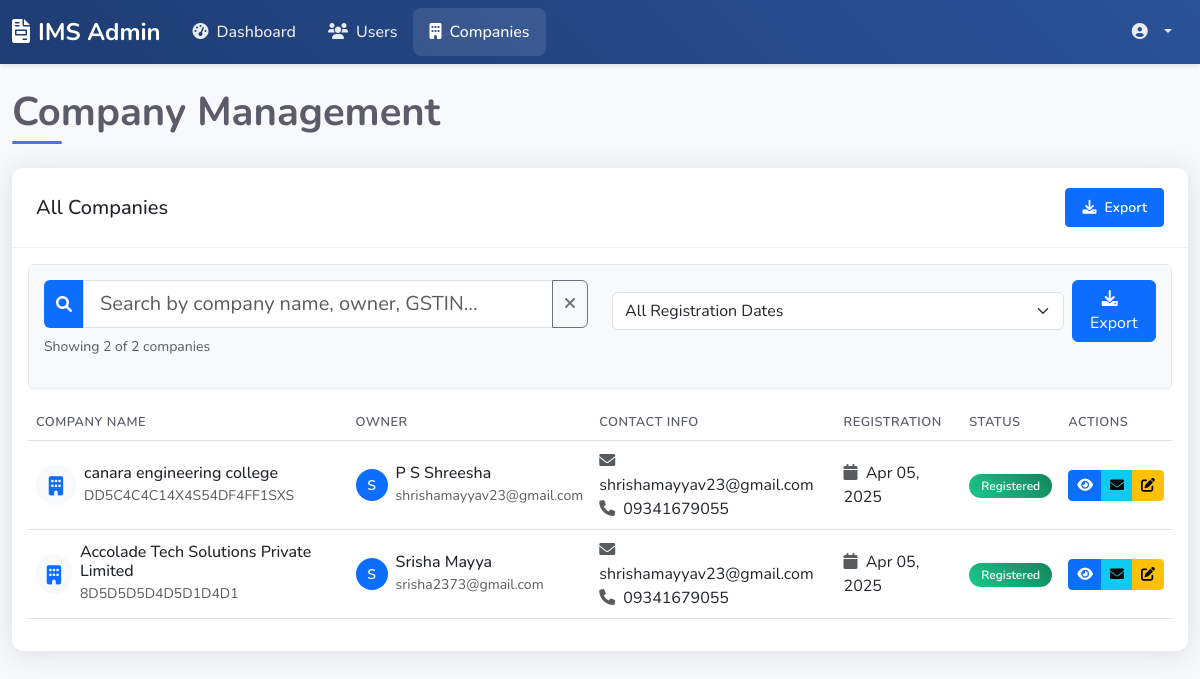
The app's page /invoice_management_project/admin/companies.php (signed in) with its own data.
### tables this page shows
CREATE TABLE `company_master` (
  `company_id` int(11) NOT NULL,
  `user_id` int(11) NOT NULL,
  `name` varchar(100) NOT NULL,
  `address` text NOT NULL,
  `phone` varchar(20) NOT NULL,
  `email` varchar(100) NOT NULL,
  `cin` varchar(50) DEFAULT NULL,
  `gstin` varchar(50) DEFAULT NULL,
  `logo` varchar(255) DEFAULT NULL,
  `state` varchar(100) NOT NULL,
  `seal` varchar(255) DEFAULT NULL,
  `sign` varchar(255) DEFAULT NULL,
  `created_at` timestamp NOT NULL DEFAULT current_timestamp(),
  `updated_at` timestamp NOT NULL DEFAULT current_timestamp() ON UPDATE current_timestamp(),
  `email_password` varchar(255) DEFAULT NULL
);

CREATE TABLE `users` (
  `user_id` int(11) NOT NULL,
  `username` varchar(50) NOT NULL,
  `password` varchar(255) NOT NULL,
  `email` varchar(100) NOT NULL,
  `full_name` varchar(100) NOT NULL,
  `created_at` timestamp NOT NULL DEFAULT current_timestamp(),
  `updated_at` timestamp NOT NULL DEFAULT current_timestamp() ON UPDATE current_timestamp(),
  `remember_token` varchar(100) DEFAULT NULL,
  `reset_token` varchar(100) DEFAULT NULL,
  `reset_expires` datetime DEFAULT NULL
);

### invoice_management_project/admin/companies.php (the view, shortened to what this page needs)
<?php
require_once '../config/database.php';
$result = $conn->query("
    SELECT
        c.*,
        u.username as owner_username,
        u.email as owner_email,
        u.full_name as owner_name
    FROM company_master c
    JOIN users u ON c.user_id = u.user_id
    ORDER BY c.created_at DESC
");
$companies = [];
while ($row = $result->fetch_assoc()) {
    $companies[] = $row;
}
include 'includes/header.php';
?>
<div class="container-fluid py-4">
    <h1 class="page-title">Company Management</h1>
    <div class="card table-card animate-fade-in">
        <div class="card-header d-flex justify-content-between align-items-center">
            <h5 class="mb-0">All Companies</h5>
            <div class="header-actions">
                <button type="button" class="btn btn-primary btn-sm">
                    <i class="fas fa-download me-2"></i>Export
                </button>
            </div>
        </div>
        <div class="card-body">
            <div class="filtering-options mb-3">
                <div class="row">
                    <div class="col-md-6 mb-3">
                        <div class="input-group">
                            <span class="input-group-text bg-primary text-white">
                                <i class="fas fa-search"></i>
                            </span>
                            <input type="text" id="searchInput" class="form-control form-control-lg"
                                placeholder="Search by company name, owner, GSTIN...">
                            <button class="btn btn-outline-secondary" type="button" id="clearSearch">
                                <i class="fas fa-times"></i>
                            </button>
                        </div>
                        <div id="searchResults" class="mt-2 text-muted small"></div>
                    </div>
                    <div class="col-md-6 mb-3">
                        <div class="d-flex justify-content-md-end align-items-center gap-2">
                            <select id="registerMonth" class="form-select">
                                <option value="">All Registration Dates</option>
                            </select>
                            <button type="button" class="btn btn-primary" id="exportBtn">
                                <i class="fas fa-download me-2"></i>Export
                            </button>
                        </div>
                    </div>
                </div>
            </div>
            <div class="table-responsive">
                <table class="table table-hover">
                    <thead>
                        <tr>
                            <th>Company Name</th>
                            <th>Owner</th>
                            <th>Contact Info</th>
                            <th>Registration</th>
                            <th>Status</th>
                            <th>Actions</th>
                        </tr>
                    </thead>
                    <tbody>
                        <?php foreach ($companies as $company): ?>
                            <tr>
                                <td>
                                    <div class="d-flex align-items-center">
                                        <div class="company-avatar bg-light rounded-circle me-2">
                                            <i class="fas fa-building text-primary"></i>
                                        </div>
                                        <div>
                                            <h6 class="mb-0"><?php echo htmlspecialchars($company['name']); ?></h6>
                                            <small class="text-muted">
                                                <?php echo htmlspecialchars($company['gstin'] ?? 'No GSTIN'); ?>
                                            </small>
                                        </div>
                                    </div>
                                </td>
                                <td>
                                    <div class="d-flex align-items-center">
                                        <div class="avatar-sm bg-primary text-white rounded-circle me-2">
                                            <?php echo strtoupper(substr($company['owner_username'], 0, 1)); ?>
                                        </div>
                                        <div>
                                            <h6 class="mb-0"><?php echo htmlspecialchars($company['owner_name']); ?></h6>
                                            <small class="text-muted"><?php echo htmlspecialchars($company['owner_email']); ?></small>
                                        </div>
                                    </div>
                                </td>
                                <td>
                                    <div>
                                        <i class="fas fa-envelope me-1 text-muted"></i> <?php echo htmlspecialchars($company['email']); ?><br>
                                        <i class="fas fa-phone me-1 text-muted"></i> <?php echo htmlspecialchars($company['phone']); ?>
                                    </div>
                                </td>
                                <td>
                                    <div>
                                        <i class="fas fa-calendar me-1 text-muted"></i>
                                        <?php echo date('M d, Y', strtotime($company['created_at'])); ?>
                                    </div>
                                </td>
                                <td>
                                    <span class="badge bg-success">Registered</span>
                                </td>
                                <td>
                                    <div class="btn-group">
                                        <button type="button" class="btn btn-sm btn-primary" title="View Details">
                                            <i class="fas fa-eye"></i>
                                        </button>
                                        <button type="button" class="btn btn-sm btn-info" title="Send Message">
                                            <i class="fas fa-envelope"></i>
                                        </button>
                                        <button type="button" class="btn btn-sm btn-warning" title="Edit">
                                            <i class="fas fa-edit"></i>
                                        </button>
                                    </div>
                                </td>
                            </tr>
                        <?php endforeach; ?>
                    </tbody>
                </table>
            </div>
        </div>
    </div>
</div>
<?php include 'includes/footer.php'; ?>

### invoice_management_project/admin/assets/css/admin-style.css (style rules this page uses)
:root { --primary-color: #4e73df; --secondary-color: #1cc88a; --warning-color: #f6c23e; --danger-color: #e74a3b; --info-color: #36b9cc; --dark-color: #5a5c69; --body-bg: #f8f9fc; --card-border-radius: 0.75rem; --transition-speed: 0.3s; }
body { background-color: var(--body-bg); font-family: 'Nunito', sans-serif; }
.card { border: none; border-radius: var(--card-border-radius); box-shadow: 0 0.15rem 1.75rem 0 rgba(58, 59, 69, 0.15); transition: transform var(--transition-speed); }
.table-card { background: #fff; border-radius: var(--card-border-radius); overflow: hidden; }
.table-card .card-header { background: #fff; border-bottom: 1px solid rgba(0,0,0,0.05); padding: 1.25rem 1.5rem; }
.table th { font-weight: 600; text-transform: uppercase; font-size: 0.8rem; letter-spacing: 0.5px; color: var(--dark-color); border-top: none; }
.badge { padding: 0.5em 1em; font-weight: 600; font-size: 0.75rem; border-radius: 50rem; }
.badge.bg-success { background: linear-gradient(45deg, #1cc88a 0%, #13855c 100%) !important; }
.page-title { color: var(--dark-color); font-weight: 700; margin-bottom: 1.5rem; position: relative; padding-bottom: 0.5rem; }
.page-title::after { content: ''; position: absolute; left: 0; bottom: 0; height: 3px; width: 50px; background: var(--primary-color); border-radius: 50px; }
.animate-fade-in { animation: fadeIn 0.5s ease-out forwards; }

### invoice_management_project/admin/companies.php (style rules this page uses)
.company-avatar { width: 40px; height: 40px; display: flex; align-items: center; justify-content: center; font-size: 1.2rem; }
.avatar-sm { width: 32px; height: 32px; display: flex; align-items: center; justify-content: center; font-size: 14px; font-weight: 600; }
.header-actions .btn { padding: 0.5rem 1rem; font-weight: 600; }
.btn-group .btn { padding: 0.25rem 0.5rem; }
.btn-group .btn i { font-size: 0.875rem; }
.table td { vertical-align: middle; }
.filtering-options { background-color: #f8f9fa; padding: 15px; border-radius: 5px; margin-bottom: 20px; border: 1px solid #e9ecef; }
.input-group-text { border: none; }
#registerMonth { min-width: 180px; }

### records on screen
company_master: name "canara engineering college", gstin "DD5C4C4C14X4S54DF4FF1SXS", user.username "S", user.full_name "P S Shreesha", user.email "shrishamayyav23@gmail.com", email "shrishamayyav23@gmail.com", phone "09341679055", created_at "Apr 05, 2025"
company_master: name "Accolade Tech Solutions Private Limited", gstin "8D5D5D5D4D5D1D4D1", user.username "S", user.full_name "Srisha Mayya", user.email "srisha2373@gmail.com", email "shrishamayyav23@gmail.com", phone "09341679055", created_at "Apr 05, 2025"
